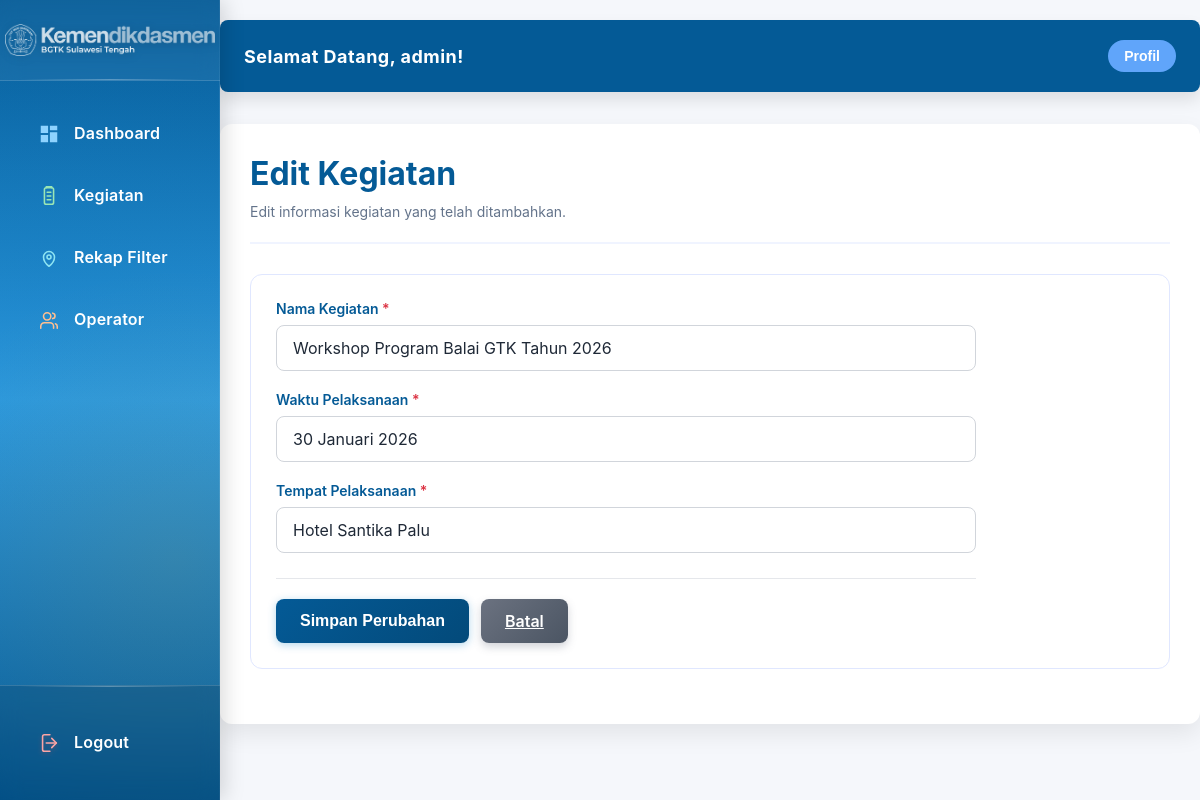
Page /admin/edit-kegiatan/15 (signed in) on the committed database.
### tables this page shows
CREATE TABLE kegiatan_master (
            id INTEGER PRIMARY KEY AUTOINCREMENT,
            nama_kegiatan TEXT NOT NULL,
            waktu_pelaksanaan VARCHAR(100) NOT NULL,
            tempat_pelaksanaan VARCHAR(200) NOT NULL,
            created_at TIMESTAMP DEFAULT CURRENT_TIMESTAMP,
            updated_at TIMESTAMP DEFAULT CURRENT_TIMESTAMP
        , is_hidden INTEGER DEFAULT 0);

### app.py (the view)
@app.route('/admin/edit-kegiatan/<int:kegiatan_id>', methods=['GET', 'POST'])
@admin_required
def admin_edit_kegiatan(kegiatan_id):
    return _edit_kegiatan(kegiatan_id, is_operator=False)

### app.py (called while the page is built)
def get_db_connection():
    try:
        connection = sqlite3.connect(DB_PATH, check_same_thread=False)
        connection.row_factory = sqlite3.Row  # Enable dictionary-like access
        connection.execute('PRAGMA foreign_keys = ON')
        return connection
    except sqlite3.Error as e:
        print(f"❌ Error connecting to SQLite: {e}")
        print(f"   Database path: {DB_PATH}")
        return None

def row_to_dict(row):
    if row is None:
        return None
    if isinstance(row, dict):
        return row
    return dict(row)

def is_logged_in():
    return session.get('logged_in', False)

def get_user_role():
    return session.get('user_role', 'user')

def is_admin():
    return session.get('is_admin', False)

def get_username():
    return session.get('username')

def get_user_display_name():
    user_nama = session.get('user_nama')
    username = session.get('username')
    return user_nama if user_nama else (username if username else 'Admin')

def admin_required(f):
    @wraps(f)
    def decorated_function(*args, **kwargs):
        if not is_logged_in():
            flash('Silakan login terlebih dahulu!', 'error')
            return redirect(url_for('login'))
        if not is_admin():
            flash('Anda tidak memiliki akses ke halaman ini!', 'error')
            return redirect(url_for('dashboard'))
        return f(*args, **kwargs)
    return decorated_function

@app.before_request
def refresh_session():
    if session.get('logged_in'):
        session.permanent = True
        session.modified = True

@app.after_request
def set_cache_headers(response):
    if response.content_type and 'text/html' in response.content_type:
        response.headers['Cache-Control'] = 'no-cache, no-store, must-revalidate, max-age=0'
        response.headers['Pragma'] = 'no-cache'
        response.headers['Expires'] = '0'
        response.headers['Vary'] = 'Cookie'
    if session.get('logged_in'):
        session.permanent = True
        session.modified = True
    return response

@app.context_processor
def inject_user_role():
    return dict(
        user_role=get_user_role(),
        user_display_name=get_user_display_name(),
        is_logged_in=is_logged_in(),
        is_admin=is_admin()
    )

### templates/admin/admin-edit-kegiatan.html (shortened to what this page needs)
<!DOCTYPE html>
<html lang="id">
<head>
    <link rel="stylesheet" href="{{ url_for('static', filename='css/admin.css') }}">
</head>
<body>
    <div class="admin-wrapper">
        <aside class="sidebar">
            <div class="sidebar-header">
                <img src="{{ url_for('static', filename='LOGO.png') }}" alt="BGTK Sulteng" class="sidebar-logo">
            </div>
            <nav class="sidebar-nav">
                <a href="{{ url_for('admin_dashboard') }}" class="sidebar-link">
                    <span class="sidebar-icon icon-dashboard" aria-hidden="true">
                        <svg viewBox="0 0 24 24" fill="currentColor">
                            <path d="M3 3h8v8H3V3zm10 0h8v5h-8V3zm0 7h8v11h-8V10zM3 13h8v8H3v-8z"/>
                        </svg>
                    </span>
                    <div class="sidebar-link-text">
                        <span class="sidebar-title">Dashboard</span>
                    </div>
                </a>
                <a href="{{ url_for('admin_kegiatan') }}" class="sidebar-link {% if 'kegiatan' in request.path and 'edit-kegiatan' not in request.path and 'detail' not in request.path %}active{% endif %}">
                    <span class="sidebar-icon icon-kegiatan" aria-hidden="true">
                        <svg viewBox="0 0 24 24" fill="none" stroke="currentColor" stroke-width="1.7" stroke-linecap="round" stroke-linejoin="round">
                            <path d="M9 3h6a2 2 0 0 1 2 2v14a2 2 0 0 1-2 2H9a2 2 0 0 1-2-2V5a2 2 0 0 1 2-2Z"/>
                            <path d="M9 3V2h6v1m-5 5h4m-4 4h4m-4 4h4"/>
                        </svg>
                    </span>
                    <div class="sidebar-link-text">
                        <span class="sidebar-title">Kegiatan</span>
                    </div>
                </a>
                <a href="{{ url_for('admin_rekap_filter') }}" class="sidebar-link {% if 'rekap-filter' in request.path %}active{% endif %}">
                    <span class="sidebar-icon icon-rekap" aria-hidden="true">
                        <svg viewBox="0 0 24 24" fill="none" stroke="currentColor" stroke-width="1.7" stroke-linecap="round" stroke-linejoin="round">
                            <path d="M12 21s-6-4.35-6-10a6 6 0 1 1 12 0c0 5.65-6 10-6 10Z"/>
                            <circle cx="12" cy="11" r="2.2"/>
                        </svg>
                    </span>
                    <div class="sidebar-link-text">
                        <span class="sidebar-title">Rekap Filter</span>
                    </div>
                </a>
                {% if user_role != 'operator' %}
                <a href="{{ url_for('admin_users') }}" class="sidebar-link {% if 'users' in request.path or 'edit-operator' in request.path %}active{% endif %}">
                    <span class="sidebar-icon icon-users" aria-hidden="true">
                        <svg viewBox="0 0 24 24" fill="none" stroke="currentColor" stroke-width="1.7" stroke-linecap="round" stroke-linejoin="round">
                            <path d="M17 21v-2a4 4 0 0 0-4-4H7a4 4 0 0 0-4 4v2"/>
                            <circle cx="10" cy="8" r="4"/>
                            <path d="M21 21v-2a3 3 0 0 0-2-2.82m-3-11.65a3 3 0 0 1 0 5.94"/>
                        </svg>
                    </span>
                    <div class="sidebar-link-text">
                        <span class="sidebar-title">Operator</span>
                    </div>
                </a>
                {% endif %}
            </nav>
            <div class="sidebar-footer">
                <a href="{{ url_for('logout') }}" class="sidebar-link sidebar-link--logout">
                    <span class="sidebar-icon icon-logout" aria-hidden="true">
                        <svg viewBox="0 0 24 24" fill="none" stroke="currentColor" stroke-width="1.7" stroke-linecap="round" stroke-linejoin="round">
                            <path d="M15 17l5-5-5-5"/>
                            <path d="M20 12H9"/>
                            <path d="M13 21H7a2 2 0 0 1-2-2V5a2 2 0 0 1 2-2h6"/>
                        </svg>
                    </span>
                    <div class="sidebar-link-text">
                        <span class="sidebar-title">Logout</span>
                    </div>
                </a>
            </div>
        </aside>
        <main class="main-content">
            <div class="topbar">
                <div class="topbar-title">Selamat Datang, {{ user_display_name or 'Admin' }}!</div>
                <div class="profile-menu">
                    <button type="button" class="profile-btn" id="profileBtn">Profil</button>
                </div>
            </div>
            <div class="container">
                <div class="header">
                    <div>
                        <h1>Edit Kegiatan</h1>
                        <p class="header-subtitle">Edit informasi kegiatan yang telah ditambahkan.</p>
                    </div>
                </div>
                {% if kegiatan %}
                <div class="form-card">
                    <form method="POST" class="kegiatan-form" id="editKegiatanForm" autocomplete="off">
                        <div class="form-group">
                            <label for="nama_kegiatan">Nama Kegiatan <span class="required">*</span></label>
                            <input type="text"
                                   id="nama_kegiatan"
                                   name="nama_kegiatan"
                                   class="form-input"
                                   placeholder="Masukkan nama kegiatan"
                                   value="{{ kegiatan.get('nama_kegiatan', '') or '' }}"
                                   required>
                        </div>
                        <div class="form-group">
                            <label for="waktu_pelaksanaan">Waktu Pelaksanaan <span class="required">*</span></label>
                            <input type="text"
                                   id="waktu_pelaksanaan"
                                   name="waktu_pelaksanaan"
                                   class="form-input"
                                   placeholder="Contoh: 15-20 Januari 2025"
                                   value="{{ kegiatan.get('waktu_pelaksanaan', '') or '' }}"
                                   required>
                        </div>
                        <div class="form-group">
                            <label for="tempat_pelaksanaan">Tempat Pelaksanaan <span class="required">*</span></label>
                            <input type="text"
                                   id="tempat_pelaksanaan"
                                   name="tempat_pelaksanaan"
                                   class="form-input"
                                   placeholder="Masukkan tempat pelaksanaan"
                                   value="{{ kegiatan.get('tempat_pelaksanaan', '') or '' }}"
                                   required>
                        </div>
                        <div class="form-actions">
                            <button type="submit" class="btn btn-primary">Simpan Perubahan</button>
                            <a href="{% if user_role == 'operator' %}{{ url_for('admin_kegiatan') }}{% else %}{{ url_for('admin_kegiatan') }}{% endif %}" class="btn btn-secondary">Batal</a>
                        </div>
                    </form>
                </div>
                {% endif %}
            </div>
        </main>
    </div>
</body>
</html>

### rows in the picture
kegiatan_master: nama_kegiatan "Workshop Program Balai GTK Tahun 2026", waktu_pelaksanaan "30 Januari 2026", tempat_pelaksanaan "Hotel Santika Palu"

### other values in the picture
{{ user_display_name or 'Admin' }} "admin"
